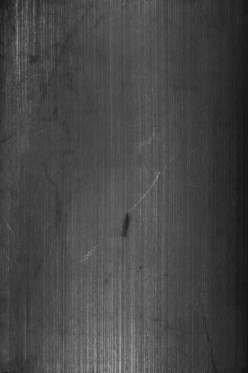
#> input picture data/sample/MT_Blowhole/exp1_num_108719.jpg, 248 x 373 px, found by its file name; its folder holds only this picture in this run
$ python train.py   (older library calls are emulated)
#> lines starting #> are read from the running program, lines starting #| are printed output that depends on the picture
### src/data_loader.py
import os
import cv2
import numpy as np

from src.config import CLASSES


def list_image_paths(data_dir):
    samples = []
    for label in CLASSES:
        class_dir = os.path.join(data_dir, label)
        if not os.path.isdir(class_dir):
            continue
        for fname in sorted(os.listdir(class_dir)):
            if fname.lower().endswith(".jpg"):
                img_path = os.path.join(class_dir, fname)
                mask_path = os.path.join(class_dir, fname[:-4] + ".png")
                mask_path = mask_path if os.path.isfile(mask_path) else None
                samples.append((img_path, mask_path, label))
    return samples


def load_image(path, size=None, grayscale=True):
#> called with grayscale = True
    flag = cv2.IMREAD_GRAYSCALE if grayscale else cv2.IMREAD_COLOR
    img = cv2.imread(path, flag)
#> img is the input picture: shape (373, 248); min 17, max 172, mean 70.1
    if img is None:
        raise FileNotFoundError(f"Could not read image: {path}")
    if size is not None:
        img = cv2.resize(img, size, interpolation=cv2.INTER_AREA)
    return img


def load_dataset(data_dir, size=None):
    samples = list_image_paths(data_dir)
    if not samples:
        raise RuntimeError(
            f"No images found under {data_dir}. "
            f"Run download_data.sh first, or point to data/sample for a quick test."
        )
    X, y, paths = [], [], []
    for img_path, _mask_path, label in samples:
        img = load_image(img_path, size=size)
        X.append(img)
        y.append(label)
        paths.append(img_path)
    return X, y, paths

### src/preprocessing.py
import cv2
import numpy as np

from src.config import IMG_SIZE


def preprocess(img_gray, size=IMG_SIZE):
    img = cv2.resize(img_gray, size, interpolation=cv2.INTER_AREA)

    img = cv2.GaussianBlur(img, (3, 3), sigmaX=0)

    clahe = cv2.createCLAHE(clipLimit=2.0, tileGridSize=(8, 8))
    img = clahe.apply(img)

    return img

### src/feature_extraction.py
import cv2
import numpy as np
from scipy.stats import skew
from skimage.feature import hog, local_binary_pattern, graycomatrix, graycoprops

from src.config import (
    HOG_PIXELS_PER_CELL, HOG_CELLS_PER_BLOCK, HOG_ORIENTATIONS,
    LBP_RADIUS, LBP_N_POINTS, LBP_METHOD,
    GLCM_DISTANCES, GLCM_ANGLES,
    CANNY_LOW, CANNY_HIGH,
)


def extract_hog(img):
    features = hog(
        img,
        orientations=HOG_ORIENTATIONS,
        pixels_per_cell=HOG_PIXELS_PER_CELL,
        cells_per_block=HOG_CELLS_PER_BLOCK,
        block_norm="L2-Hys",
        feature_vector=True,
    )
    return features


def extract_lbp_histogram(img):
    lbp = local_binary_pattern(img, LBP_N_POINTS, LBP_RADIUS, method=LBP_METHOD)
    n_bins = LBP_N_POINTS + 2
    hist, _ = np.histogram(lbp.ravel(), bins=n_bins, range=(0, n_bins), density=True)
    return hist


def extract_glcm_features(img):
    img_q = (img / 8).astype(np.uint8)
    glcm = graycomatrix(
        img_q, distances=GLCM_DISTANCES, angles=GLCM_ANGLES,
        levels=32, symmetric=True, normed=True,
    )
    props = []
    for prop in ("contrast", "homogeneity", "energy", "correlation"):
        props.extend(graycoprops(glcm, prop).ravel())
    return np.array(props)


def extract_edge_contour_features(img):
    edges = cv2.Canny(img, CANNY_LOW, CANNY_HIGH)
    edge_density = np.count_nonzero(edges) / edges.size

    contours, _ = cv2.findContours(edges, cv2.RETR_LIST, cv2.CHAIN_APPROX_SIMPLE)
    num_contours = len(contours)
    if contours:
        areas = [cv2.contourArea(c) for c in contours]
        perims = [cv2.arcLength(c, True) for c in contours]
        largest_area = max(areas)
        largest_perim = perims[int(np.argmax(areas))]
        mean_area = float(np.mean(areas))
    else:
        largest_area = largest_perim = mean_area = 0.0

    return np.array([edge_density, num_contours, largest_area, largest_perim, mean_area])


def extract_intensity_stats(img):
    flat = img.astype(np.float64).ravel()
    return np.array([flat.mean(), flat.std(), skew(flat)])


def extract_features(img):
    hog_feat = extract_hog(img)
    lbp_feat = extract_lbp_histogram(img)
    glcm_feat = extract_glcm_features(img)
    edge_feat = extract_edge_contour_features(img)
    stat_feat = extract_intensity_stats(img)

    return np.concatenate([hog_feat, lbp_feat, glcm_feat, edge_feat, stat_feat])


FEATURE_BLOCK_NAMES = ["HOG", "LBP", "GLCM", "Edge/Contour", "Intensity stats"]

### src/train.py
import argparse
import time
import os
import json

import numpy as np
import joblib
import matplotlib
matplotlib.use("Agg")
import matplotlib.pyplot as plt
import seaborn as sns

from sklearn.model_selection import train_test_split, cross_val_score
from sklearn.preprocessing import StandardScaler, LabelEncoder
from sklearn.svm import SVC
from sklearn.ensemble import RandomForestClassifier
from sklearn.metrics import classification_report, confusion_matrix, accuracy_score

from src.config import (
    DATA_DIR_FULL, DATA_DIR_SAMPLE, MODELS_DIR, OUTPUTS_DIR,
    IMG_SIZE, RANDOM_STATE, TEST_SIZE, CLASSES, CLASS_DISPLAY_NAMES,
)
from src.data_loader import load_dataset
from src.preprocessing import preprocess
from src.feature_extraction import extract_features


def build_feature_matrix(data_dir):
    print(f"Loading images from {data_dir} ...")
    X_imgs, y_labels, paths = load_dataset(data_dir, size=None)
#> X_imgs = 2 items; y_labels = ['MT_Blowhole', 'MT_Break']; paths = 2 items
    print(f"Loaded {len(X_imgs)} images across {len(set(y_labels))} classes.")
#| Loaded 2 images across 2 classes.

    print("Extracting features (preprocess -> HOG/LBP/GLCM/edge/stats) ...")
    t0 = time.time()
    feats = []
    for img in X_imgs:
        pre = preprocess(img, size=IMG_SIZE)
        feats.append(extract_features(pre))
#> this loop made 2 passes
#> (glcm_feat in extract_features, stat_feat in extract_features) on pass 1: ([0.809, 2.89, 0.732, 0.543, 0.195, 0.148, 0.96, 0.85], [96.3, 25.46, 0.307])
#> pass 1, in preprocess, `img = cv2.resize(img_gray, size, interpolation=cv2.INTER_AREA)`:
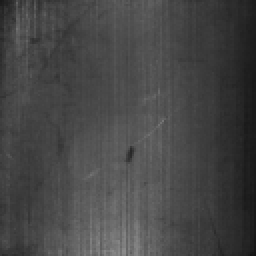
#> img: shape (128, 128) (shown 2 times larger); min 19, max 139, mean 70.1
#> pass 1, in preprocess, `img = clahe.apply(img)`:
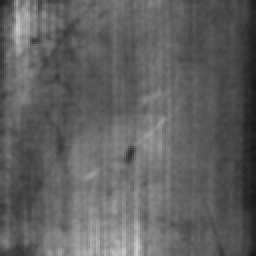
#> img: shape (128, 128) (shown 2 times larger); min 24, max 201, mean 96.3
#> pass 1, in extract_lbp_histogram, `lbp = local_binary_pattern(img, LBP_N_POINTS, LBP_RADIUS, method=LBP_M..`:
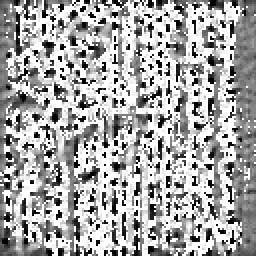
#> lbp: shape (128, 128) float64 (shown 2 times larger); min 0, max 25, mean 16.5; drawn with min black and max white
#> after the loop:
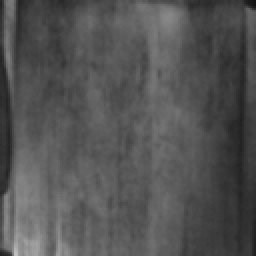
#> pre: shape (128, 128) (shown 2 times larger); min 20, max 192, mean 83.6
#> after the loop, feats = 2 items
    X = np.vstack(feats)
    print(f"Done in {time.time() - t0:.1f}s. Feature vector length: {X.shape[1]}")
    return X, np.array(y_labels), paths


def main():
    parser = argparse.ArgumentParser()
    parser.add_argument("--data", default=DATA_DIR_FULL,
                         help="Path to a class-subfoldered image directory "
                              "(default: data/full; use data/sample for a quick test)")
    args = parser.parse_args()

    X, y, paths = build_feature_matrix(args.data)
#> paths = 2 items

    le = LabelEncoder()
    le.fit(CLASSES)
    y_enc = le.transform(y)
#> y_enc = [0, 1]

#> (the run stopped early here; a loop or call above may not have finished)
